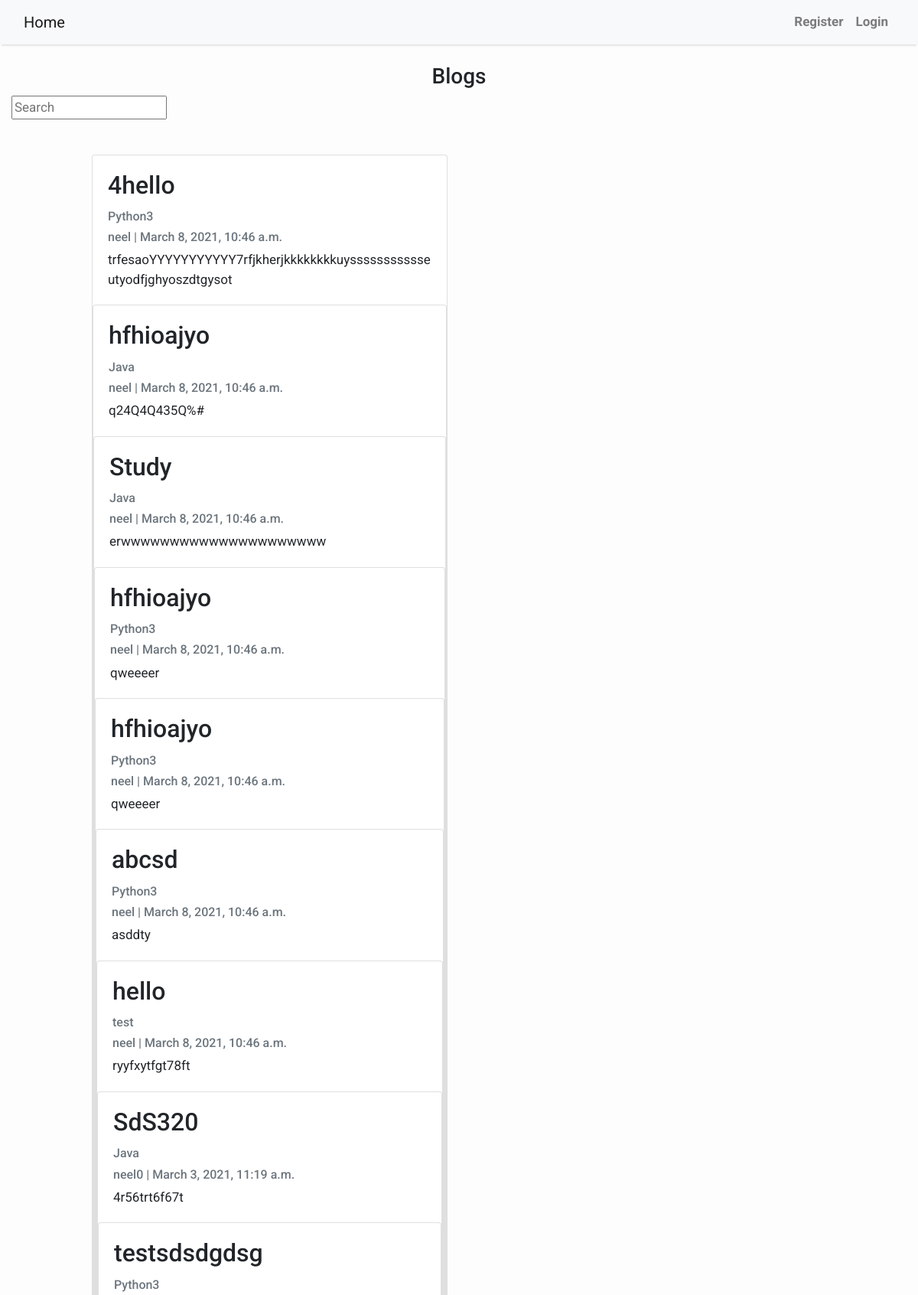
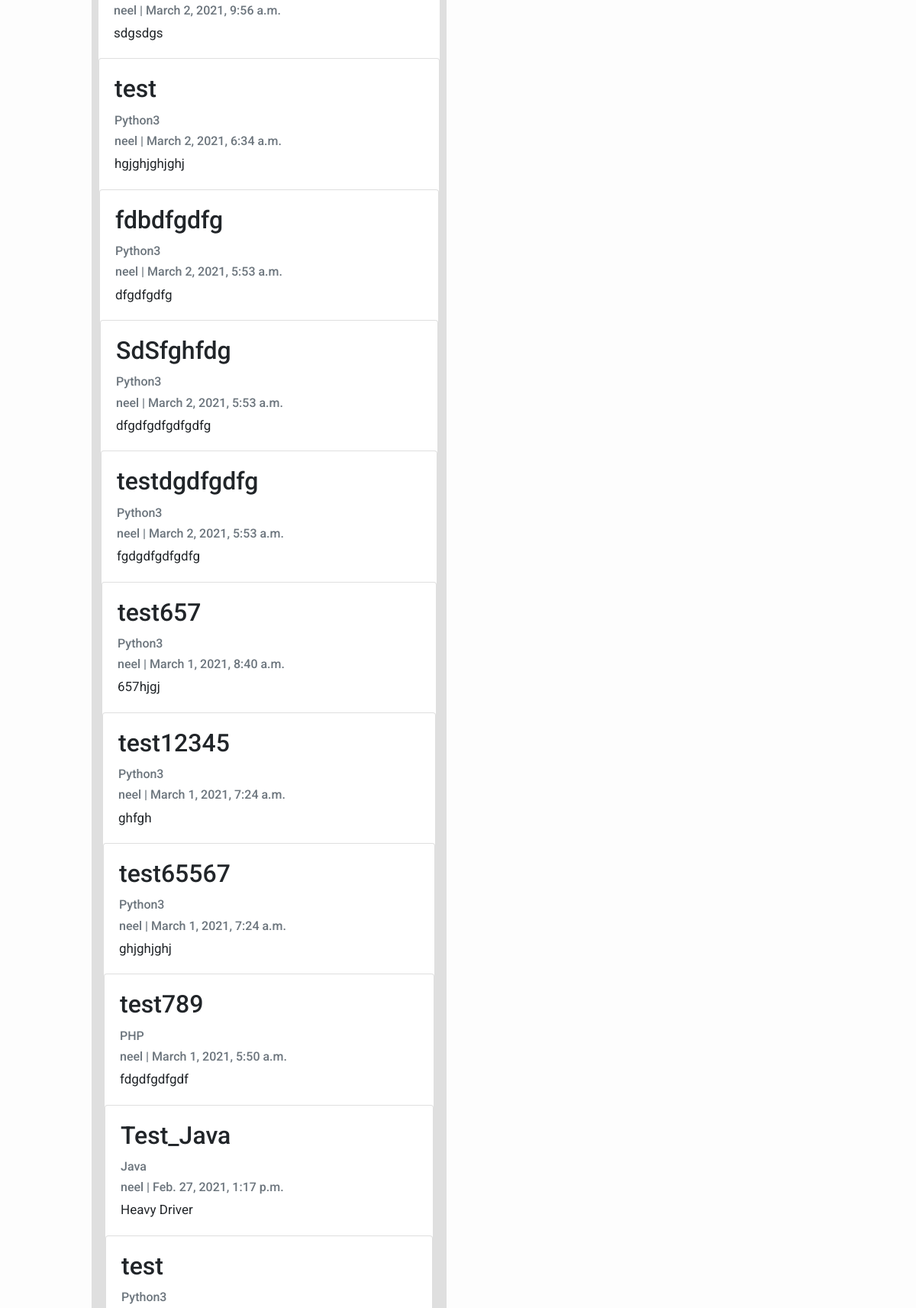
Screenshot of /ajax_search/ (upper part) with the database file from the repository (2 pictures, top to bottom).
### blog/models.py (models this page shows, shortened)
class Post(models.Model):
    title = models.CharField('title for post', max_length=200)
    author = models.ForeignKey(
        User, on_delete=models.CASCADE, related_name='blog_posts')
    updated_on = models.DateTimeField(auto_now=True)
    content = models.TextField()
    category = models.ForeignKey(
        Category, verbose_name="Category", on_delete=models.CASCADE, blank=True, null=True)
    created_on = models.DateTimeField(
        editable=True, auto_now_add=False, default=django.utils.timezone.now())
    slug = models.CharField(max_length=200, unique=True)
    class Meta:
        ordering = ['-created_on']

class Category(models.Model):
    title = models.CharField(max_length=255, unique=True,
                             verbose_name="Title for category")
    class Meta:
        verbose_name = "Category"
        verbose_name_plural = "Categories"
    def __str__(self):
        return self.title

### blog/views.py (the view, shortened to what this page needs)
# urls.py: path(r'ajax_search/', views.ajax_search, name='ajax_search'),
def ajax_search(request):
    ctx = {}
    url_parameter = request.GET.get("q")
    if url_parameter:
        ajax_blogs = Post.objects.filter(
            Q(title__icontains=url_parameter) | Q(content__icontains=url_parameter))
    else:
        ajax_blogs = Post.objects.all()
    ctx['ajax_blogs'] = ajax_blogs
    return (render(request, "blog/ajax_search.html", context=ctx))

### blog/templates/blog/ajax_search.html (shortened to what this page needs)
{% extends 'blog/base.html' %}
{% load static %}
{% block content %}<br>
<center><h3>Blogs</h3></center>
<div class="col-6 align-left">
  <input type="text" id="user-input" placeholder="Search">
</div><br>
<div class="container">
      <div class="card-body">
  <div id="replaceable-content" class="col-6">
    {% include 'blog/ajax-blogs-data.html' %}
  </div><br>
</div></div>
{% endblock content %}

### blog/templates/blog/ajax-blogs-data.html
{% if ajax_blogs %}
  <ul>
  {% for post in ajax_blogs %}
  <div class="card mb-4">
    <div class="card-body">
        <h2 class="card-title">{{ post.title }}</h2>
        <p class="card-text text-muted h6">{{ post.category }}</p>
        <p class="card-text text-muted h6">{{ post.author }} | {{ post.created_on}} </p>
        <p class="card-text">{{post.content|slice:":200" }}</p>
</div>
  {% endfor %}
  </ul>
{% else %}
  <p>No artists found.</p>
{% endif %}

### blog/templates/blog/base.html (style rules this page uses)
body { font-family: "Roboto", sans-serif; font-size: 17px; background-color: #fdfdfd; }

### rows the page displays
Post: title "4hello", category "Python3", author "neel", created_on "March 8, 2021, 10:46 a.m.", content "trfesaoYYYYYYYYYYY7rfjkherjkkkkkkkkuyssssssssssseutyodfjghyoszdtgysot"
Post: title "hfhioajyo", category "Java", author "neel", created_on "March 8, 2021, 10:46 a.m.", content "q24Q4Q435Q%#"
Post: title "Study", category "Java", author "neel", created_on "March 8, 2021, 10:46 a.m.", content "erwwwwwwwwwwwwwwwwwwwww"
Post: title "hfhioajyo", category "Python3", author "neel", created_on "March 8, 2021, 10:46 a.m.", content "qweeeer"
Post: title "hfhioajyo", category "Python3", author "neel", created_on "March 8, 2021, 10:46 a.m.", content "qweeeer"
Post: title "abcsd", category "Python3", author "neel", created_on "March 8, 2021, 10:46 a.m.", content "asddty"
Post: title "hello", category "test", author "neel", created_on "March 8, 2021, 10:46 a.m.", content "ryyfxytfgt78ft"
Post: title "SdS320", category "Java", author "neel0", created_on "March 3, 2021, 11:19 a.m.", content "4r56trt6f67t"
Post: title "testsdsdgdsg", category "Python3", author "neel", created_on "March 2, 2021, 9:56 a.m.", content "sdgsdgs"
Post: title "test", category "Python3", author "neel", created_on "March 2, 2021, 6:34 a.m.", content "hgjghjghjghj"
Post: title "fdbdfgdfg", category "Python3", author "neel", created_on "March 2, 2021, 5:53 a.m.", content "dfgdfgdfg"
Post: title "SdSfghfdg", category "Python3", author "neel", created_on "March 2, 2021, 5:53 a.m.", content "dfgdfgdfgdfgdfg"
Post: title "testdgdfgdfg", category "Python3", author "neel", created_on "March 2, 2021, 5:53 a.m.", content "fgdgdfgdfgdfg"
Post: title "test657", category "Python3", author "neel", created_on "March 1, 2021, 8:40 a.m.", content "657hjgj"
Post: title "test12345", category "Python3", author "neel", created_on "March 1, 2021, 7:24 a.m.", content "ghfgh"
Post: title "test65567", category "Python3", author "neel", created_on "March 1, 2021, 7:24 a.m.", content "ghjghjghj"
Post: title "test789", category "PHP", author "neel", created_on "March 1, 2021, 5:50 a.m.", content "fdgdfgdfgdf"
Post: title "Test_Java", category "Java", author "neel", created_on "Feb. 27, 2021, 1:17 p.m.", content "Heavy Driver"
Post: title "test", category "Python3"
